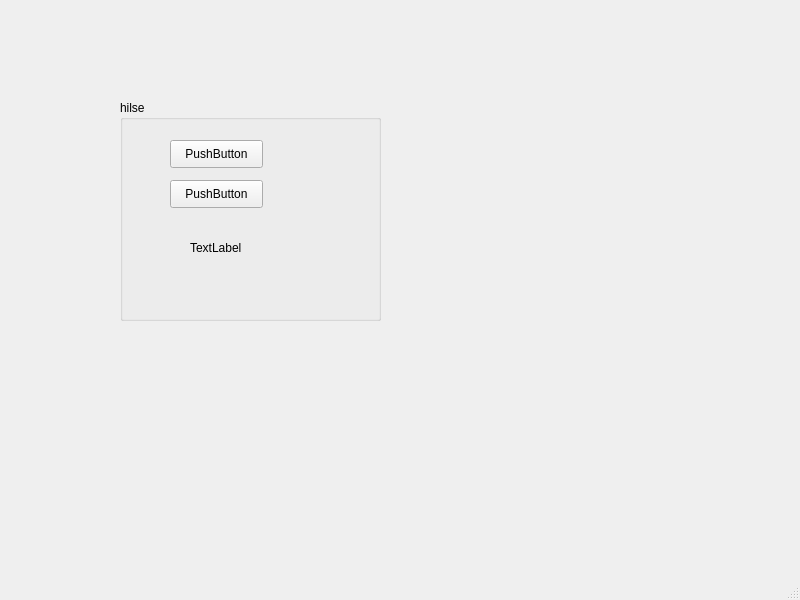
<?xml version="1.0" encoding="UTF-8"?>
<ui version="4.0">
 <class>MainWindow</class>
 <widget class="QMainWindow" name="MainWindow">
  <property name="geometry">
   <rect>
    <x>0</x>
    <y>0</y>
    <width>800</width>
    <height>600</height>
   </rect>
  </property>
  <property name="windowTitle">
   <string>MainWindow</string>
  </property>
  <widget class="QWidget" name="centralwidget">
   <widget class="QGroupBox" name="groupBox">
    <property name="geometry">
     <rect>
      <x>120</x>
      <y>100</y>
      <width>261</width>
      <height>221</height>
     </rect>
    </property>
    <property name="title">
     <string>hilse</string>
    </property>
    <widget class="QPushButton" name="pushButton">
     <property name="geometry">
      <rect>
       <x>50</x>
       <y>40</y>
       <width>93</width>
       <height>28</height>
      </rect>
     </property>
     <property name="text">
      <string>PushButton</string>
     </property>
    </widget>
    <widget class="QPushButton" name="pushButton_2">
     <property name="geometry">
      <rect>
       <x>50</x>
       <y>80</y>
       <width>93</width>
       <height>28</height>
      </rect>
     </property>
     <property name="text">
      <string>PushButton</string>
     </property>
    </widget>
    <widget class="QLabel" name="label">
     <property name="geometry">
      <rect>
       <x>70</x>
       <y>140</y>
       <width>58</width>
       <height>15</height>
      </rect>
     </property>
     <property name="text">
      <string>TextLabel</string>
     </property>
    </widget>
   </widget>
  </widget>
  <widget class="QMenuBar" name="menubar">
   <property name="geometry">
    <rect>
     <x>0</x>
     <y>0</y>
     <width>800</width>
     <height>26</height>
    </rect>
   </property>
  </widget>
  <widget class="QStatusBar" name="statusbar"/>
 </widget>
 <resources/>
 <connections/>
</ui>
